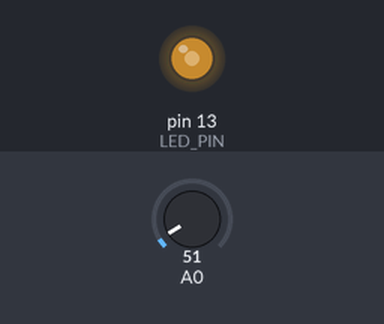
Simulated run of this sketch. Board: Arduino Uno, built with avr-gcc and run on an emulated ATmega328P. Shown: output pins drawn as LEDs (lit = HIGH). The inputs (shaded band) are chosen by the test bench; at power-on: A0 = 51.

Above: at 0.05 s.
Timing chart, 0 to 3.0 s (numbered marks = the images above):
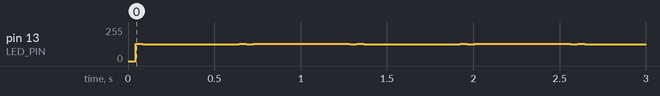

Measured:
- by itself, pin 13 (LED_PIN): repeats every 1.3 s: 125/255 0.56 s, 131/255 0.04 s, 124/255 0.04 s, 130/255 0.56 s, 124/255 0.04 s, 131/255 0.04 s

The sketch:

FIRMWARE_ASSIGNMENT1.ino
```cpp
/*
NAME: HRIDYA V V
DATE: 11/03/2024
DESCRIPTION: Blinking arduino uno onboard led based on temperature
*/

#include <Arduino.h>
#define LM35 A0  //defining temperature sensor to A0
#define LED_PIN 13  // Onboard LED pin

volatile int temperature = 0;  // Variable to store temperature reading

void setup()
{
  pinMode(LED_PIN, OUTPUT);

  // Configure Timer 0 for overflow interrupt with prescaler 64
  TCCR0A = 0;
  TCCR0B = 0;
  TCNT0 = 0;
  OCR0A = 125;  // Set compare match register for 250ms blink (assuming 16 MHz clock)
  TIMSK0 |= (1 << TOIE0);  // Enable Timer 0 overflow interrupt
  TCCR0B |= (1 << CS01) | (1 << CS00);  // Start Timer 0 with prescaler 64
}

void loop() {
  // Read analog value from LM35 sensor (connected to A0)
  int sensorValue = analogRead(A0);

  // Convert analog reading to voltage (assuming 5V reference)
  float voltage = sensorValue * 5.0 / 1024.0;

  // Calculate temperature in Celsius (LM35: 10 mV/°C)
  temperature = voltage * 100;
}

// Timer 0 overflow interrupt service routine
ISR(TIMER0_OVF_vect)
{
  TCNT0 = 0;  // Reset timer count

  // Check temperature and adjust blink interval
  if (temperature < 30)
  {
    OCR0A = 125;  // Set compare match for 250ms blink
  }
  else
  {
    OCR0A = 250;  // Set compare match for 500ms blink (double the value)
  }

  // Toggle LED based on interrupt
  digitalWrite(LED_PIN, !digitalRead(LED_PIN));
}
```
